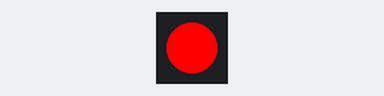
A program run on a simulated Pycom board running MicroPython. Parts: 1 RGB LEDs in strip order, left to right. Library files of the repository ran but are not shown: 1 file(s).

Above: at 0.5 s.
At 1.5 s:
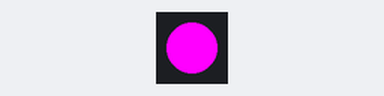
At 5.5 s:
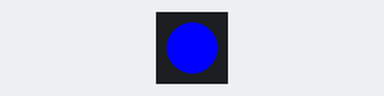
Timing chart, 0 to 6.9 s (numbered marks = the images above):
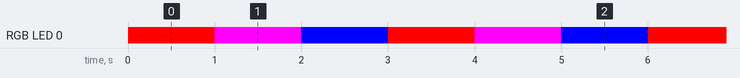

The program:

main.py
```python
import pycom
import time
pycom.heartbeat(False)

while True:
    pycom.rgbled(0xFF0000)  # Red
    time.sleep(1)
    pycom.rgbled(0xFF00FF)  # MAGNETTA
    time.sleep(1)
    pycom.rgbled(0x0000FF)  # Blue
    time.sleep(1)
```

Measured:
- by itself, RGB LED 0: repeats every 3.0 s: RGB(255, 0, 255) 1.0 s, RGB(0, 0, 255) 1.0 s, RGB(255, 0, 0) 1.0 s
- by itself, everything shown: repeats every 3.0 s, in 3 steps
